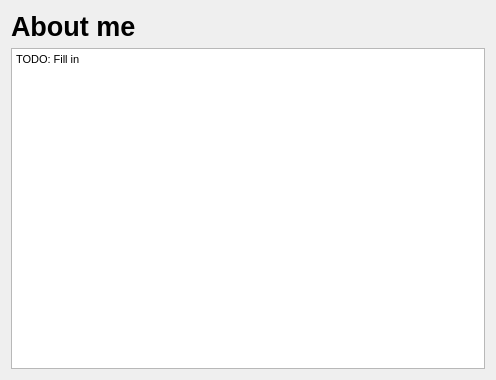
<?xml version="1.0" encoding="UTF-8"?>
<ui version="4.0">
 <class>AboutMeDialog</class>
 <widget class="QDialog" name="AboutMeDialog">
  <property name="geometry">
   <rect>
    <x>0</x>
    <y>0</y>
    <width>496</width>
    <height>380</height>
   </rect>
  </property>
  <property name="windowTitle">
   <string>Dialog</string>
  </property>
  <layout class="QVBoxLayout" name="verticalLayout_2">
   <item>
    <layout class="QVBoxLayout" name="verticalLayout">
     <item>
      <widget class="QLabel" name="label">
       <property name="sizePolicy">
        <sizepolicy hsizetype="Preferred" vsizetype="Fixed">
         <horstretch>0</horstretch>
         <verstretch>0</verstretch>
        </sizepolicy>
       </property>
       <property name="font">
        <font>
         <pointsize>20</pointsize>
         <weight>75</weight>
         <bold>true</bold>
        </font>
       </property>
       <property name="text">
        <string>About me</string>
       </property>
      </widget>
     </item>
     <item>
      <widget class="QTextEdit" name="textEdit">
       <property name="inputMethodHints">
        <set>Qt::ImhNone</set>
       </property>
       <property name="readOnly">
        <bool>true</bool>
       </property>
       <property name="html">
        <string>&lt;!DOCTYPE HTML PUBLIC &quot;-//W3C//DTD HTML 4.0//EN&quot; &quot;http://www.w3.org/TR/REC-html40/strict.dtd&quot;&gt;
&lt;html&gt;&lt;head&gt;&lt;meta name=&quot;qrichtext&quot; content=&quot;1&quot; /&gt;&lt;style type=&quot;text/css&quot;&gt;
p, li { white-space: pre-wrap; }
&lt;/style&gt;&lt;/head&gt;&lt;body style=&quot; font-family:'MS Shell Dlg 2'; font-size:8.25pt; font-weight:400; font-style:normal;&quot;&gt;
&lt;p style=&quot; margin-top:0px; margin-bottom:0px; margin-left:0px; margin-right:0px; -qt-block-indent:0; text-indent:0px;&quot;&gt;TODO: Fill in&lt;/p&gt;&lt;/body&gt;&lt;/html&gt;</string>
       </property>
      </widget>
     </item>
    </layout>
   </item>
  </layout>
 </widget>
 <resources/>
 <connections/>
</ui>
